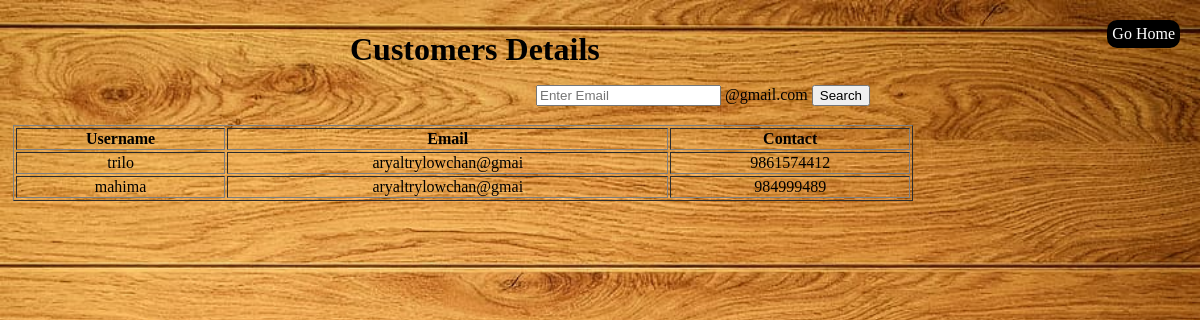
The page /users.php on the database its author committed.
### tables this page shows
CREATE TABLE `userlogin` (
  `id` int(11) NOT NULL,
  `username` varchar(200) NOT NULL,
  `password` varchar(200) NOT NULL,
  `user` varchar(200) NOT NULL,
  `email` varchar(20) NOT NULL,
  `contact` varchar(10) DEFAULT NULL
);

### users.php (the view, shortened to what this page needs)
<?php
include 'conn.php';
?>
<!DOCTYPE html>
<html>
<head>
	<link rel="stylesheet" type="text/css" href="user.css">
</head>
<body>
	<h1>Customers Details</h1>
	<div class="search">
	<form method="post" action="search.php">
		 <input autocomplete="off" type="text" name="email" placeholder="Enter Email" name="name" required=""/>
		 <span>@gmail.com</span>
		<input type="submit" value = "Search">
	</form>
	</div>
<table border="1">
	<thead>
		<tr>
			<th>Username</th>
			<th>Email</th>
			<th>Contact</th>
		</tr>
	</thead>
	<tbody>
</body>
</html>
<?php
$sql = "select username,email,contact from userlogin where user != 'admin'";
$res = mysqli_query($conn, $sql);
if(mysqli_num_rows($res)>0){
while ($row = mysqli_fetch_assoc($res)){
	echo "<tr>";
	echo "<td> ".$row['username']. "</td>";
	echo "<td> " .$row['email'].  "</td>";
	echo "<td> " .$row['contact'].  "</td>";
	 echo "</tr>";
	}
}
?>
<div class="go"><a href="admin_homepage.php">Go Home</a></div>
</body>
</html>

### user.css (style rules this page uses)
body { background:url('u-1.jpg'); background-size:100%; font-family: Comic Sans MS; }
h1 { position: absolute; top: 10px; left: 350px; font-family: Comic Sans MS; color:black; }
table { position: absolute; color: black; top:120px; width: 900px; text-align: center; padding: 0px; margin: 5px; }
.search { position: absolute; top: 80px; right: 325px; padding: 5px; border-radius: 5px; }
.go { position: absolute; top: 20px; right: 20px; padding: 5px; border-radius: 10px; background-color: black; }
.go a { text-decoration: none; color: white; font-family: bookman old style; }

### rows shown on the page
userlogin: username "trilo", email "aryaltrylowchan@gmai", contact "9861574412"
userlogin: username "mahima", email "aryaltrylowchan@gmai", contact "984999489"
